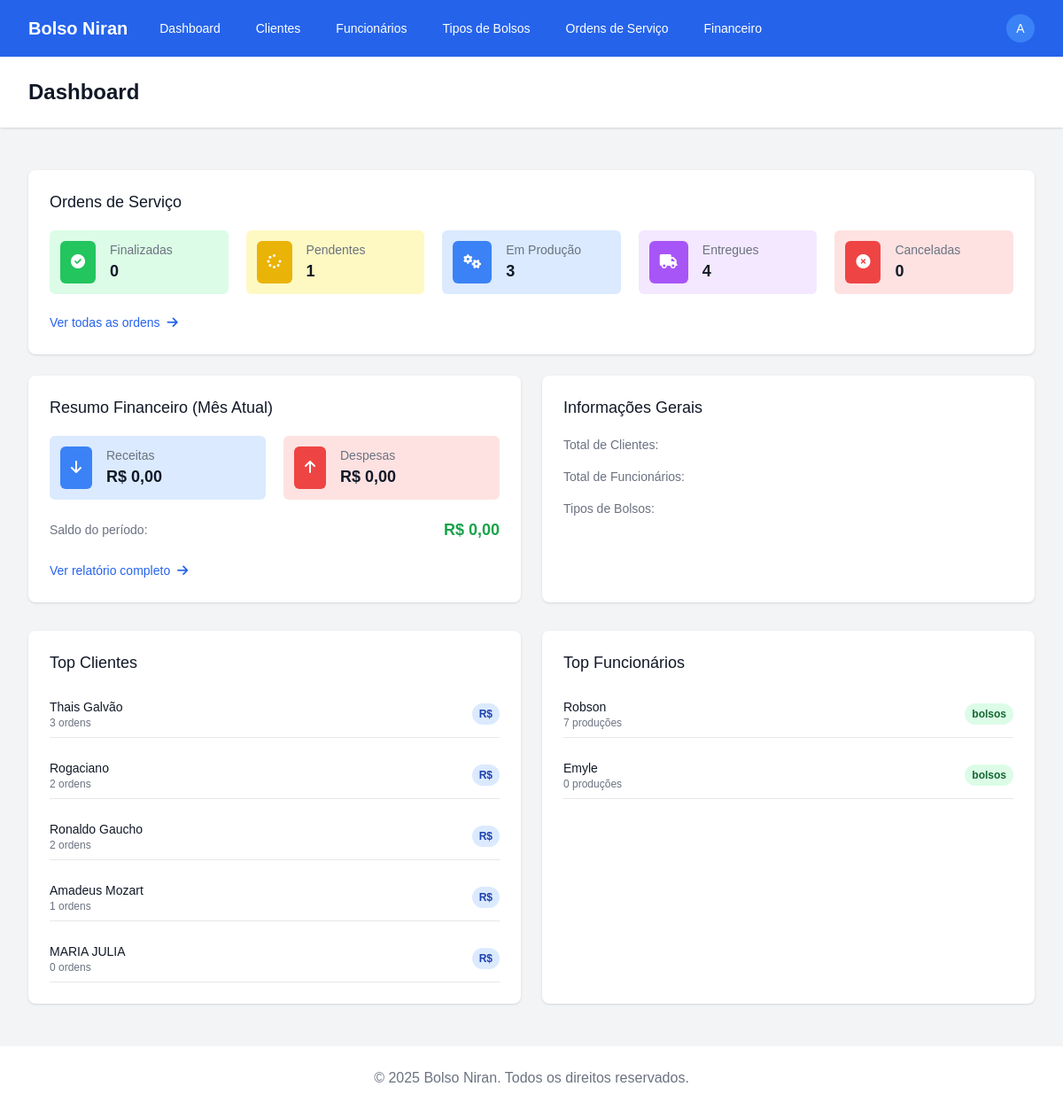
The page /dashboard/ (signed in) on the database its author committed.
### apps/clientes/models.py (models this page shows, shortened)
class Cliente(models.Model):
    nome = models.CharField(max_length=100)
    telefone = models.CharField(max_length=20)
    endereco = models.TextField()
    contato = models.CharField(max_length=100)
    email = models.EmailField(blank=True, null=True)
    data_cadastro = models.DateField(auto_now_add=True)
    class Meta:
        verbose_name = 'Cliente'
        verbose_name_plural = 'Clientes'
        ordering = ['nome']

### apps/funcionarios/models.py (models this page shows, shortened)
class Funcionario(models.Model):
    nome = models.CharField(max_length=100)
    contato = models.CharField(max_length=20)
    email = models.EmailField(blank=True, null=True)
    data_admissao = models.DateField()
    ativo = models.BooleanField(default=True)

### apps/dashboard/views.py (the view)
# urls.py: path('', views.DashboardView.as_view(), name='index'),
class DashboardView(LoginRequiredMixin, TemplateView):
    template_name = 'dashboard/dashboard.html'
    def get_context_data(self, **kwargs):
        context = super().get_context_data(**kwargs)
        context['total_ordens'] = OrdemServico.objects.count()
        context['ordens_pendentes'] = OrdemServico.objects.filter(status='pendente').count()
        context['ordens_em_producao'] = OrdemServico.objects.filter(status='em_producao').count()
        context['ordens_finalizadas'] = OrdemServico.objects.filter(status='finalizado').count()
        context['ordens_entregue'] = OrdemServico.objects.filter(status='entregue').count()
        context['ordens_canceladas'] = OrdemServico.objects.filter(status='cancelado').count()
        context['resumo_financeiro'] = ResumoFinanceiro.calcular_resumo()
        context['top_clientes'] = Cliente.objects.annotate(
            total_ordens=Count('ordemservico')
        ).order_by('-total_ordens')[:5]
        context['top_funcionarios'] = Funcionario.objects.annotate(
            total_producoes=Count('producaoos')
        ).order_by('-total_producoes')[:5]
        return context

### templates/dashboard/dashboard.html (shortened to what this page needs)
{% extends 'base.html' %}
{% block header %}Dashboard{% endblock %}
{% block content %}
<div class="bg-white overflow-hidden shadow rounded-lg mb-6">
  <div class="px-4 py-5 sm:p-6">
    <h3 class="text-lg leading-6 font-medium text-gray-900">Ordens de Serviço</h3>
    <div class="mt-5 grid grid-cols-1 gap-5 sm:grid-cols-3 md:grid-cols-5">
      <div class="bg-green-100 rounded-md p-3">
        <div class="flex items-center">
          <div class="flex-shrink-0 bg-green-500 rounded-md p-3">
            <i class="fas fa-check-circle text-white"></i>
          </div>
          <div class="ml-4">
            <p class="text-sm font-medium text-gray-500">Finalizadas</p>
            <p class="text-lg font-semibold text-gray-900">{{ ordens_finalizadas }}</p>
          </div>
        </div>
      </div>
      <div class="bg-yellow-100 rounded-md p-3">
        <div class="flex items-center">
          <div class="flex-shrink-0 bg-yellow-500 rounded-md p-3">
            <i class="fas fa-spinner text-white"></i>
          </div>
          <div class="ml-4">
            <p class="text-sm font-medium text-gray-500">Pendentes</p>
            <p class="text-lg font-semibold text-gray-900">{{ ordens_pendentes }}</p>
          </div>
        </div>
      </div>
      <div class="bg-blue-100 rounded-md p-3">
        <div class="flex items-center">
          <div class="flex-shrink-0 bg-blue-500 rounded-md p-3">
            <i class="fas fa-cogs text-white"></i>
          </div>
          <div class="ml-4">
            <p class="text-sm font-medium text-gray-500">Em Produção</p>
            <p class="text-lg font-semibold text-gray-900">{{ ordens_em_producao }}</p>
          </div>
        </div>
      </div>
      <div class="bg-purple-100 rounded-md p-3">
        <div class="flex items-center">
          <div class="flex-shrink-0 bg-purple-500 rounded-md p-3">
            <i class="fas fa-truck text-white"></i>
          </div>
          <div class="ml-4">
            <p class="text-sm font-medium text-gray-500">Entregues</p>
            <p class="text-lg font-semibold text-gray-900">{{ ordens_entregue }}</p>
          </div>
        </div>
      </div>
      <div class="bg-red-100 rounded-md p-3">
        <div class="flex items-center">
          <div class="flex-shrink-0 bg-red-500 rounded-md p-3">
            <i class="fas fa-times-circle text-white"></i>
          </div>
          <div class="ml-4">
            <p class="text-sm font-medium text-gray-500">Canceladas</p>
            <p class="text-lg font-semibold text-gray-900">{{ ordens_canceladas }}</p>
          </div>
        </div>
      </div>
    </div>
    <div class="mt-5">
      <a href="{% url 'ordens_servico:list' %}" class="text-sm font-medium text-blue-600 hover:text-blue-500">
        Ver todas as ordens <i class="fas fa-arrow-right ml-1"></i>
      </a>
    </div>
  </div>
</div>
<div class="grid grid-cols-1 md:grid-cols-2 gap-6">
  <div class="bg-white overflow-hidden shadow rounded-lg">
    <div class="px-4 py-5 sm:p-6">
      <h3 class="text-lg leading-6 font-medium text-gray-900">Resumo Financeiro (Mês Atual)</h3>
      <div class="mt-5 grid grid-cols-1 gap-5 sm:grid-cols-2">
        <div class="bg-blue-100 rounded-md p-3">
          <div class="flex items-center">
            <div class="flex-shrink-0 bg-blue-500 rounded-md p-3">
              <i class="fas fa-arrow-down text-white"></i>
            </div>
            <div class="ml-4">
              <p class="text-sm font-medium text-gray-500">Receitas</p>
              <p class="text-lg font-semibold text-gray-900">R$ {{ resumo_financeiro.total_receitas|floatformat:2 }}</p>
            </div>
          </div>
        </div>
        <div class="bg-red-100 rounded-md p-3">
          <div class="flex items-center">
            <div class="flex-shrink-0 bg-red-500 rounded-md p-3">
              <i class="fas fa-arrow-up text-white"></i>
            </div>
            <div class="ml-4">
              <p class="text-sm font-medium text-gray-500">Despesas</p>
              <p class="text-lg font-semibold text-gray-900">R$ {{ resumo_financeiro.total_despesas|floatformat:2 }}</p>
            </div>
          </div>
        </div>
      </div>
      <div class="mt-5">
        <div class="flex justify-between items-center">
          <span class="text-sm font-medium text-gray-500">Saldo do período:</span>
          <span class="text-lg font-semibold {% if resumo_financeiro.saldo >= 0 %}text-green-600{% else %}text-red-600{% endif %}">
            R$ {{ resumo_financeiro.saldo|floatformat:2 }}
          </span>
        </div>
      </div>
      <div class="mt-5">
        <a href="{% url 'financeiro:resumo' %}" class="text-sm font-medium text-blue-600 hover:text-blue-500">
          Ver relatório completo <i class="fas fa-arrow-right ml-1"></i>
        </a>
      </div>
    </div>
  </div>
  <div class="bg-white overflow-hidden shadow rounded-lg">
    <div class="px-4 py-5 sm:p-6">
      <h3 class="text-lg leading-6 font-medium text-gray-900">Informações Gerais</h3>
      <div class="mt-5 space-y-4">
        <div class="flex justify-between items-center">
          <span class="text-sm font-medium text-gray-500">Total de Clientes:</span>
        </div>
        <div class="flex justify-between items-center">
          <span class="text-sm font-medium text-gray-500">Total de Funcionários:</span>
        </div>
        <div class="flex justify-between items-center">
          <span class="text-sm font-medium text-gray-500">Tipos de Bolsos:</span>
        </div>
      </div>
    </div>
  </div>
</div>
<div class="mt-8 grid grid-cols-1 md:grid-cols-2 gap-6">
  <div class="bg-white overflow-hidden shadow rounded-lg">
    <div class="px-4 py-5 sm:p-6">
      <h3 class="text-lg leading-6 font-medium text-gray-900">Top Clientes</h3>
      {% if top_clientes %}
        <div class="mt-5 space-y-4">
          {% for cliente in top_clientes %}
            <div class="flex items-center justify-between py-2 border-b">
              <div class="flex-1">
                <p class="text-sm font-medium text-gray-900">{{ cliente.nome }}</p>
                <p class="text-xs text-gray-500">{{ cliente.total_ordens }} ordens</p>
              </div>
              <span class="px-2 py-1 text-xs font-semibold rounded-full bg-blue-100 text-blue-800">
                R$ {{ cliente.valor_total|floatformat:2 }}
              </span>
            </div>
          {% endfor %}
        </div>
      {% else %}
        <div class="mt-5 text-center text-gray-500 py-4">
          <p>Nenhum cliente com ordens registradas.</p>
        </div>
      {% endif %}
    </div>
  </div>
  <div class="bg-white overflow-hidden shadow rounded-lg">
    <div class="px-4 py-5 sm:p-6">
      <h3 class="text-lg leading-6 font-medium text-gray-900">Top Funcionários</h3>
      {% if top_funcionarios %}
        <div class="mt-5 space-y-4">
          {% for funcionario in top_funcionarios %}
            <div class="flex items-center justify-between py-2 border-b">
              <div class="flex-1">
                <p class="text-sm font-medium text-gray-900">{{ funcionario.nome }}</p>
                <p class="text-xs text-gray-500">{{ funcionario.total_producoes }} produções</p>
              </div>
              <span class="px-2 py-1 text-xs font-semibold rounded-full bg-green-100 text-green-800">
                {{ funcionario.total_bolsos }} bolsos
              </span>
            </div>
          {% endfor %}
        </div>
      {% else %}
        <div class="mt-5 text-center text-gray-500 py-4">
          <p>Nenhuma produção registrada.</p>
        </div>
      {% endif %}
    </div>
  </div>
</div>
{% endblock %}

### templates/base.html (shortened to what this page needs)
<!DOCTYPE html>
{% load static %}
<html lang="pt-br">
<head>
  <script src="https://cdn.tailwindcss.com"></script>
  <link rel="stylesheet" href="https://cdnjs.cloudflare.com/ajax/libs/font-awesome/6.0.0/css/all.min.css" />
  <link rel="stylesheet" href="{% static 'css/custom.css' %}" />
</head>
<body class="bg-gray-100 min-h-screen">
  <div class="flex flex-col min-h-screen">
    <nav class="bg-blue-600 text-white shadow-md">
      <div class="max-w-7xl mx-auto px-4 sm:px-6 lg:px-8">
        <div class="flex justify-between h-16">
          <div class="flex">
            <div class="flex-shrink-0 flex items-center">
              <span class="text-xl font-bold">Bolso Niran</span>
            </div>
            <div class="hidden md:ml-6 md:flex md:items-center md:space-x-4">
              <a href="{% url 'dashboard:index' %}" class="px-3 py-2 rounded-md text-sm font-medium hover:bg-blue-700">Dashboard</a>
              <a href="{% url 'clientes:list' %}" class="px-3 py-2 rounded-md text-sm font-medium hover:bg-blue-700">Clientes</a>
              <a href="{% url 'funcionarios:list' %}" class="px-3 py-2 rounded-md text-sm font-medium hover:bg-blue-700">Funcionários</a>
              <a href="{% url 'catalogo:list' %}" class="px-3 py-2 rounded-md text-sm font-medium hover:bg-blue-700">Tipos de Bolsos</a>
              <a href="{% url 'ordens_servico:list' %}" class="px-3 py-2 rounded-md text-sm font-medium hover:bg-blue-700">Ordens de Serviço</a>
              <a href="{% url 'financeiro:list' %}" class="px-3 py-2 rounded-md text-sm font-medium hover:bg-blue-700">Financeiro</a>
            </div>
          </div>
          <div class="flex items-center">
            <div class="ml-3 relative" x-data="{ isOpen: false }">
              <div>
                <button @click="isOpen = !isOpen" class="flex text-sm rounded-full focus:outline-none focus:ring-2 focus:ring-offset-2 focus:ring-offset-blue-600 focus:ring-white">
                  <span class="inline-flex items-center justify-center h-8 w-8 rounded-full bg-blue-500">
                    <span class="text-sm font-medium leading-none text-white">
                      {% if user.is_authenticated %}
                        {{ user.username|first|upper }}
                      {% else %}
                        ?
                      {% endif %}
                    </span>
                  </span>
                </button>
              </div>
            </div>
          </div>
        </div>
      </div>
    </nav>
    <header class="bg-white shadow">
      <div class="max-w-7xl mx-auto py-6 px-4 sm:px-6 lg:px-8">
        <h1 class="text-2xl font-bold text-gray-900">
          {% block header %}{% endblock %}
        </h1>
      </div>
    </header>
    <main class="flex-grow">
      <div class="max-w-7xl mx-auto py-6 sm:px-6 lg:px-8">
        <div class="px-4 py-6 sm:px-0">
          {% block content %}{% endblock %}
        </div>
      </div>
    </main>
    <footer class="bg-white">
      <div class="max-w-7xl mx-auto py-6 px-4 overflow-hidden sm:px-6 lg:px-8">
        <p class="text-center text-gray-500">
          &copy; {% now "Y" %} Bolso Niran. Todos os direitos reservados.
        </p>
      </div>
    </footer>
  </div>
</body>
</html>

### static/css/custom.css (style rules this page uses)
body { font-family: 'Arial', sans-serif; background-color: #f8f9fa; }

### rows shown on the page
Cliente: nome "Thais Galvão", total_ordens "3"
Cliente: nome "Rogaciano", total_ordens "2"
Cliente: nome "Ronaldo Gaucho", total_ordens "2"
Cliente: nome "Amadeus Mozart", total_ordens "1"
Cliente: nome "MARIA JULIA", total_ordens "0"
Funcionario: nome "Robson", total_producoes "7"
Funcionario: nome "Emyle", total_producoes "0"

### other values the page prints
{{ user.username|first|upper }} "A"
{{ ordens_finalizadas }} "0"
{{ ordens_pendentes }} "1"
{{ ordens_em_producao }} "3"
{{ ordens_entregue }} "4"
{{ ordens_canceladas }} "0"
{{ resumo_financeiro.total_receitas|floatformat:2 }} "0,00"
{{ resumo_financeiro.total_despesas|floatformat:2 }} "0,00"
{{ resumo_financeiro.saldo|floatformat:2 }} "0,00"
